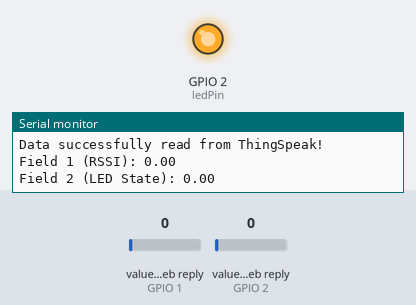
The sketch below on a simulated ESP8266 (NodeMCU). Shown: output pins drawn as LEDs (lit = HIGH), the last lines printed to the serial monitor. The inputs (shaded band) are chosen by the test bench; at power-on: value in the web reply (sensors on GPIO 1, GPIO 2) 0. WiFi joins after 1.5 s; servers stay silent unless stated; web services answer with replies made up by the test bench.

Above: at 11.9 s.
At 32.8 s:
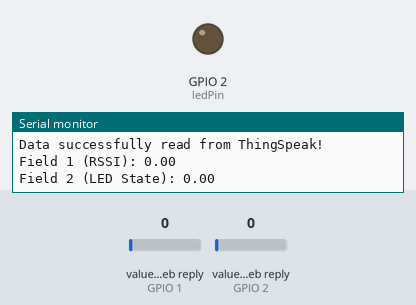
Timing chart, 0 to 55.8 s (numbered marks = the images above):
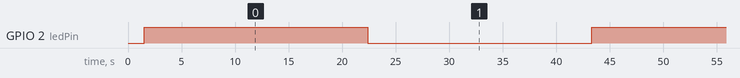

Measured:
- by itself, GPIO 2 (ledPin): alternates HIGH for 20.9 s and LOW for 20.9 s

The sketch:

esp_wifi.ino
```cpp
#include <ESP8266WiFi.h>
#include "ThingSpeak.h" // Ensure you have the ThingSpeak library installed

// Wi-Fi credentials
const char* ssid = "Jarls Galaxy";
const char* pass = "jarlvep26";

// ThingSpeak settings
WiFiClient client;
unsigned long channelID = 2808163;
const char* APIKey = "XS1Z5OLYIGIWYLPP";
const int postDelay = 20 * 1000; // 20-second delay between updates

// GPIO pin for the LED
const int ledPin = LED_BUILTIN;
bool ledState = 0;

void setup() {
  Serial.begin(115200);

  // Initialize LED pin
  pinMode(ledPin, OUTPUT);
  digitalWrite(ledPin, LOW); // Start with LED off

  // Connect to Wi-Fi
  WiFi.begin(ssid, pass);
  Serial.print("Connecting to WiFi");
  while (WiFi.status() != WL_CONNECTED) {
    delay(500);
    Serial.print(".");
  }
  Serial.println("\nWiFi connected!");
  Serial.print("IP Address: ");
  Serial.println(WiFi.localIP());

  // Initialize ThingSpeak
  ThingSpeak.begin(client);
}

void loop() {
  // Get WiFi RSSI
  int rssi = WiFi.RSSI();
  Serial.print("RSSI: ");
  Serial.println(rssi);

  // Toggle LED state
  ledState = !ledState; // Toggle state
  digitalWrite(ledPin, ledState);
  Serial.print("LED State: ");
  Serial.println(ledState ? "ON" : "OFF");

  // Set ThingSpeak fields
  ThingSpeak.setField(1, rssi);      // Field 1: WiFi RSSI
  ThingSpeak.setField(2, ledState);  // Field 2: LED state (1 for ON, 0 for OFF)

  // Post data to ThingSpeak
  int responseCode = ThingSpeak.writeFields(channelID, APIKey);
  if (responseCode == 200) {
    Serial.println("Data successfully sent to ThingSpeak!");
  } else {
    Serial.print("Error sending data. Response code: ");
    Serial.println(responseCode);
  }

  // Part 17c: Explore reading from ThingSpeak
  Serial.println("\nData successfully read from ThingSpeak!");
  float field1Data = ThingSpeak.readFloatField(channelID, 1); // Read Field 1 data
  float field2Data = ThingSpeak.readFloatField(channelID, 2); // Read Field 2 data
  Serial.print("Field 1 (RSSI): ");
  Serial.println(field1Data);
  Serial.print("Field 2 (LED State): ");
  Serial.println(field2Data);

  delay(postDelay); // Wait for the next cycle
}
```
